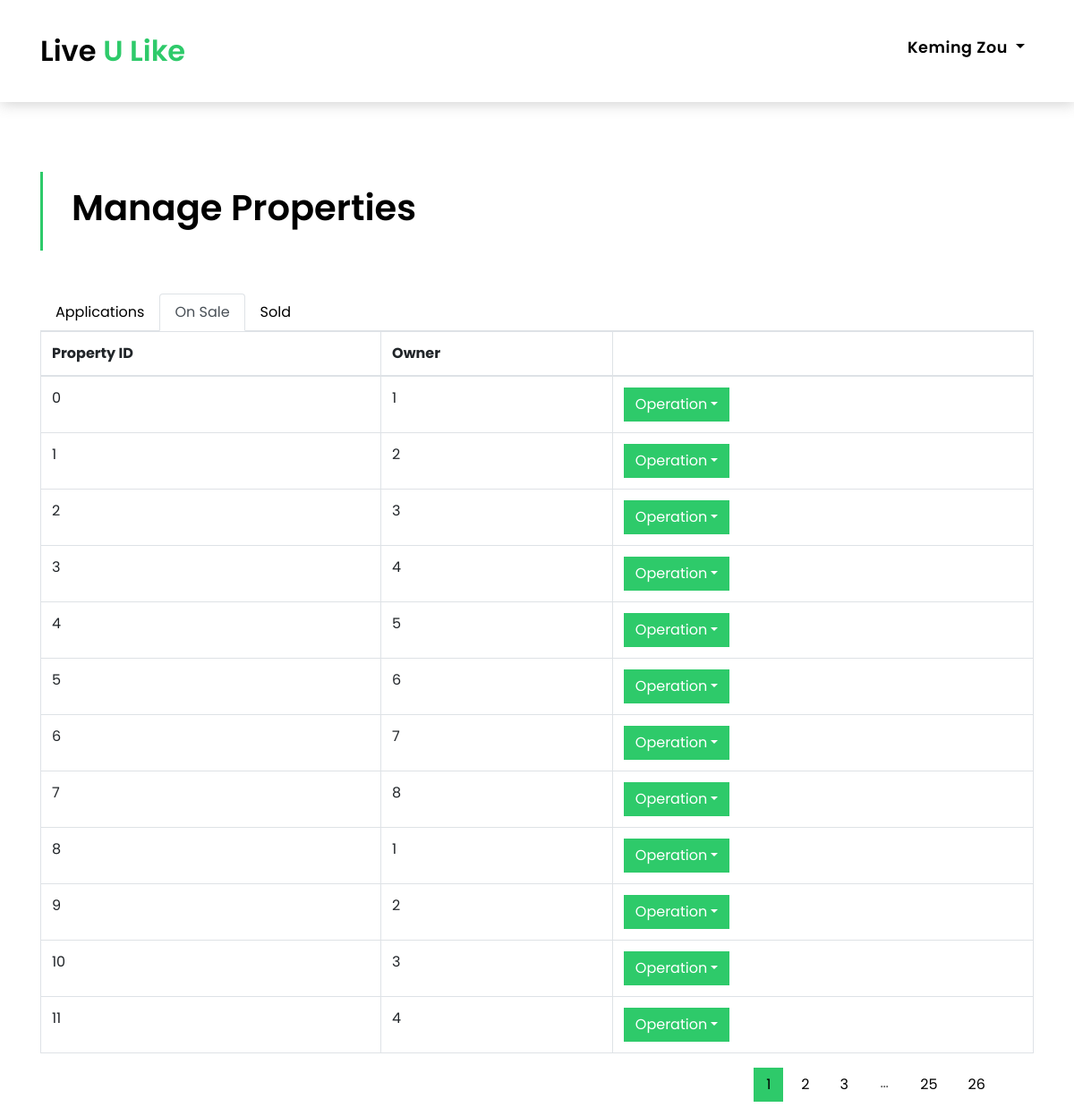
The page /agent_main/on_sale (signed in) on the database its author committed.
### app/models.py (models this page shows)
class Agent(db.Model):
	id = db.Column(db.Integer, primary_key=True)
	username = db.Column(db.String(64), index=True, unique=True)
	password_hash = db.Column(db.String(128))
	name = db.Column(db.String(64), index=True, unique=True)
	phone_number = db.Column(db.String(20), index=True,unique=True)
	email = db.Column(db.String(50), index=True, unique=True)
	avatar = db.Column(db.String(3), index=True, unique=True)
	properties = db.relationship("Property", backref="agent",lazy='dynamic')

class Property(db.Model):
	id = db.Column(db.Integer, primary_key=True)
	tradeTime = db.Column(db.String(4), default='2021')
	followers = db.Column(db.Integer)
	price = db.Column(db.Integer)
	square = db.Column(db.Integer)
	bedroom = db.Column(db.Integer)
	livingroom = db.Column(db.Integer)
	kitchen = db.Column(db.Integer)
	bathroom = db.Column(db.Integer)
	buildingType = db.Column(db.Integer)
	constructionTime = db.Column(db.String(4))
	renovationCondition = db.Column(db.Integer)
	buildingStructure = db.Column(db.Integer)
	ladderRatio	= db.Column(db.Float, default=0.5)
	elevator = db.Column(db.Integer)
	fiveYearsProperty = db.Column(db.Integer)
	subway = db.Column(db.Integer)
	district = db.Column(db.String(512))
	communityAverage = db.Column(db.Integer)
	business = db.Column(db.String(512), default='Beijing')
	town = db.Column(db.String(512))
	floorType = db.Column(db.Integer)
	floorHeight = db.Column(db.Integer)
	lng = db.Column(db.String(50))
	lat = db.Column(db.String(50))
	community = db.Column(db.String(500))
	status = db.Column(db.String(50))
	agent_id = db.Column(db.Integer, db.ForeignKey('agent.id'))
	owner_id = db.Column(db.Integer, db.ForeignKey('user.id'))

### app/main/routes.py (the view)
@main.route('/agent_main/<service>',methods=['POST',"GET"])
def agent_main(service):
    agent = Agent.query.filter(Agent.username == session.get("AGENT")).first()
    page = int(request.args.get('page', 1))
    applications = Property.query.filter(Property.status==0).paginate(page, current_app.config["SQLALCHEMY_NUM_PER_PAGE"], False)
    on_sale = Property.query.filter(Property.status==1).paginate(page, current_app.config["SQLALCHEMY_NUM_PER_PAGE"], False)
    sold = Property.query.filter(Property.status==2).paginate(page, current_app.config["SQLALCHEMY_NUM_PER_PAGE"], False)
    if not session.get("AGENT") is None:
        if service == 'on_sale':
            if len(on_sale.items) == 0:
                return render_template('main/agent_main.html',agent=agent,web='main/agent_no_on_sale.html',service='on_sale')
            else:
                return render_template('main/agent_main.html',agent=agent,on_sale=on_sale,web='main/agent_on_sale.html',service='on_sale')
        elif service == 'sold':
            if len(sold.items) == 0:
                return render_template('main/agent_main.html',agent=agent,web='main/agent_no_sold.html',service='sold')
            else:
                return render_template('main/agent_main.html',agent=agent,sold=sold,web='main/agent_sold.html',service='sold')
        else:
            if len(applications.items) == 0:
                return render_template('main/agent_main.html',agent=agent,web='main/agent_no_application.html',service='application')
            else:
                return render_template('main/agent_main.html',agent=agent,applications=applications,web='main/agent_application.html',service='application')
    else:
        return redirect(url_for('main.index'))

### app/templates/main/agent_main.html
{% extends 'main/agent_template_after_login.html' %}
{% block content %}
<section class="intro-single">
    <div class="container">
        <div class="row">
            <div class="col-md-12 col-lg-8">
                <div class="title-single-box">
                    <h1 class="title-single">Manage Properties</h1>
                </div>
            </div>
        </div>
    </div>
</section>
<section>
    <div class="container">
        <div class="row">
            <div class="col-md-12">
                <ul class="nav nav-tabs">
                    <li class="nav-item">
                        <a class="nav-link {%if service=='application'%}active{%endif%}"
                            href="{{ url_for('main.agent_main',service='application') }}">Applications</a>
                    </li>
                    <li class="nav-item">
                        <a class="nav-link {%if service=='on_sale'%}active{%endif%}" href="{{ url_for('main.agent_main',service='on_sale') }}">On Sale</a>
                    </li>
                    <li class="nav-item">
                        <a class="nav-link {%if service=='sold'%}active{%endif%}" href="{{ url_for('main.agent_main',service='sold') }}">Sold</a>
                    </li>
                </ul>
                {% include web %}
            </div>
        </div>
    </div>
</section>
{% endblock %}

### app/templates/main/agent_template_after_login.html (shortened to what this page needs)
<!DOCTYPE html>
<html lang="en">
<head>
  <link href="../../static/assets/vendor/bootstrap/css/bootstrap.min.css" rel="stylesheet">
  <link href="../../static/assets/vendor/ionicons/css/ionicons.min.css" rel="stylesheet">
  <link href="../../static/assets/vendor/animate.css/animate.min.css" rel="stylesheet">
  <link href="../../static/assets/vendor/font-awesome/css/font-awesome.min.css" rel="stylesheet">
  <link href="../../static/assets/vendor/owl.carousel/assets/owl.carousel.min.css" rel="stylesheet">
  <link href="../../static/assets/css/style.css" rel="stylesheet">
</head>
<body>
  <nav class="navbar navbar-default navbar-trans navbar-expand-lg fixed-top">
    <div class="container">
      <a class="navbar-brand text-brand" href="{{ url_for('main.index') }}">Live<span class="color-b"> U Like</span></a>
      <ul class="navbar-nav">
        <li class="nav-item dropdown">
          <a class="nav-link dropdown-toggle" href="#" id="navbarDropdown" role="button" data-toggle="dropdown" aria-haspopup="true" aria-expanded="false">
            {{ agent.name }}
          </a>
        </li>
        </ul>
    </div>
  </nav>
  {% block content %}
  {% endblock %}
</body>
</html>

### app/templates/main/agent_on_sale.html (shortened to what this page needs)
<div class="tab-pane show">
    <table class="table table-hover table-bordered">
        <thead>
            <tr>
                <th>Property ID</th>
                <th>Owner</th>
                <th>&nbsp;</th>
            </tr>
        </thead>
        <tbody>
            {% for property in on_sale.items %}
            <tr>
                <td>{{ property.id }}</td>
                <td>{{ property.owner_id }}</td>
                <td>
                    <div class="dropdown">
                        <button class="btn btn-b-n dropdown-toggle" type="button"
                            id="dropdownMenuButton" data-toggle="dropdown">Operation</button>
                </td>
            </tr>
            {% endfor %}
        </tbody>
    </table>
    <div class="row">
        <div class="col-sm-12">
            <nav class="pagination-a">
                <ul class="pagination justify-content-end">
                    {% for page in on_sale.iter_pages(1,1,3,2) %}
                    {% if page %}
                    <li class="page-item {%if page==on_sale.page%}active{%endif%}">
                        <a class="page-link" href="/agent_main/on_sale?page={{ page }}">{{ page }}</a>
                    </li>
                    {% else %}
                    <li class="page-item disabled">
                        <a class="page-link" href="#">&hellip;</a>
                    </li>
                    {% endif %}
                    {% endfor %}
                    {% if on_sale.has_next %}
                    <li class="page-item next">
                        <a class="page-link" href="/agent_main/on_sale?page={{ on_sale.next_num }}">
                        </a>
                    </li>
                    {% endif %}
                </ul>
            </nav>
        </div>
    </div>
</div>

### app/static/assets/css/style.css (style rules this page uses)
body { font-family: 'Poppins', sans-serif; color: #555555; }
h1, h2, h3, h4, h5, h6 { color: #000000; }
a { color: #000000; transition: all .5s ease; }
.text-brand { color: #000000; font-size: 2rem; font-weight: 600; }
.color-b { color: #2eca6a; }
.pagination-a .pagination .page-link { margin: 0 .2rem; border-color: transparent; padding: .5rem .8rem; color: #000000; }
.pagination-a .pagination .next .page-link { padding: .4rem .9rem; }
.pagination-a .pagination .page-item:last-child .page-link { border-top-right-radius: 0; border-bottom-right-radius: 0; }
.pagination-a .pagination .page-item:first-child .page-link { border-top-left-radius: 0; border-bottom-left-radius: 0; }
.pagination-a .pagination .page-item.disabled .page-link { padding: .4rem .9rem; color: #555555; }
.pagination-a .pagination .page-item.active .page-link { background-color: #2eca6a; }
.btn { transition: .5s ease; }
.btn.btn-b-n { background-color: #2eca6a; color: #ffffff; border-radius: 0; }
.navbar-default { transition: all .5s ease-in-out; background-color: #ffffff; padding-top: 28px; padding-bottom: 28px; -webkit-backface-visibility: hidden; backface-visibility: hidden; box-shadow: 1px 2px 15px rgba(100, 100, 100, 0.3); }
.navbar-default.navbar-trans, .navbar-default.navbar-reduce { -webkit-backface-visibility: hidden; backface-visibility: hidden; }
.navbar-default.navbar-trans .nav-item, .navbar-default.navbar-reduce .nav-item { position: relative; padding-right: 10px; padding-bottom: 8px; margin-left: 0; }
@media (min-width: 768px) { .navbar-default.navbar-trans .nav-item, .navbar-default.navbar-reduce .nav-item { margin-left: 15px; } }
.navbar-default.navbar-trans .nav-link, .navbar-default.navbar-reduce .nav-link { font-size: 1.1rem; color: #000000; font-weight: 600; letter-spacing: 0.030em; transition: all 0.1s ease-in-out; position: relative; padding-left: 0; padding-right: 0; }
.navbar-default.navbar-trans .nav-link:before, .navbar-default.navbar-reduce .nav-link:before { content: ''; position: absolute; bottom: 5px; left: 0; width: 100%; height: 2px; z-index: 0; background-color: #2eca6a; transform: scaleX(0); transform-origin: right; transition: transform .2s ease-out, opacity .2s ease-out 0.3s; }
.navbar-default.navbar-trans .nav-link:before { background-color: #2eca6a; }
.intro-single { padding: 12rem 0 3rem; }
.intro-single .title-single-box { padding: 1rem 0 1rem 2rem; }
.intro-single .title-single-box { border-left: 3px solid #2eca6a; }
.intro-single .title-single-box .title-single { font-weight: 600; font-size: 2.2rem; }
@media (min-width: 768px) { .intro-single .title-single-box .title-single { font-size: 2.1rem; } }
@media (min-width: 992px) { .intro-single .title-single-box .title-single { font-size: 2.5rem; } }

### rows shown on the page
Agent: name "Keming Zou"
Property: id "0", owner_id "1"
Property: id "1", owner_id "2"
Property: id "2", owner_id "3"
Property: id "3", owner_id "4"
Property: id "4", owner_id "5"
Property: id "5", owner_id "6"
Property: id "6", owner_id "7"
Property: id "7", owner_id "8"
Property: id "8", owner_id "1"
Property: id "9", owner_id "2"
Property: id "10", owner_id "3"
Property: id "11", owner_id "4"

### other values the page prints
{{ page }} "1" "2" "3" "25" "26"
